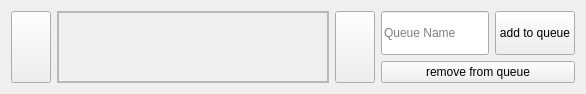
<?xml version="1.0" encoding="UTF-8"?>
<ui version="4.0">
 <class>queue_ui</class>
 <widget class="QWidget" name="queue_ui">
  <property name="geometry">
   <rect>
    <x>0</x>
    <y>0</y>
    <width>586</width>
    <height>90</height>
   </rect>
  </property>
  <property name="sizePolicy">
   <sizepolicy hsizetype="Preferred" vsizetype="Fixed">
    <horstretch>0</horstretch>
    <verstretch>0</verstretch>
   </sizepolicy>
  </property>
  <property name="minimumSize">
   <size>
    <width>477</width>
    <height>0</height>
   </size>
  </property>
  <property name="windowTitle">
   <string>Form</string>
  </property>
  <layout class="QHBoxLayout" name="horizontalLayout">
   <item>
    <widget class="QPushButton" name="left_arrow">
     <property name="sizePolicy">
      <sizepolicy hsizetype="Maximum" vsizetype="Expanding">
       <horstretch>0</horstretch>
       <verstretch>0</verstretch>
      </sizepolicy>
     </property>
     <property name="text">
      <string/>
     </property>
    </widget>
   </item>
   <item>
    <widget class="QFrame" name="frame">
     <property name="frameShape">
      <enum>QFrame::StyledPanel</enum>
     </property>
     <property name="frameShadow">
      <enum>QFrame::Raised</enum>
     </property>
     <layout class="QVBoxLayout" name="verticalLayout">
      <property name="leftMargin">
       <number>0</number>
      </property>
      <property name="topMargin">
       <number>0</number>
      </property>
      <property name="rightMargin">
       <number>0</number>
      </property>
      <property name="bottomMargin">
       <number>0</number>
      </property>
      <item>
       <widget class="QScrollArea" name="queue_scroll_area">
        <property name="sizePolicy">
         <sizepolicy hsizetype="Expanding" vsizetype="Expanding">
          <horstretch>0</horstretch>
          <verstretch>0</verstretch>
         </sizepolicy>
        </property>
        <property name="verticalScrollBarPolicy">
         <enum>Qt::ScrollBarAlwaysOff</enum>
        </property>
        <property name="widgetResizable">
         <bool>true</bool>
        </property>
        <widget class="QWidget" name="queue_scroll_widget">
         <property name="geometry">
          <rect>
           <x>0</x>
           <y>0</y>
           <width>278</width>
           <height>68</height>
          </rect>
         </property>
         <layout class="QHBoxLayout" name="horizontalLayout_2"/>
        </widget>
       </widget>
      </item>
     </layout>
    </widget>
   </item>
   <item>
    <widget class="QPushButton" name="right_arrow">
     <property name="sizePolicy">
      <sizepolicy hsizetype="Maximum" vsizetype="Expanding">
       <horstretch>0</horstretch>
       <verstretch>0</verstretch>
      </sizepolicy>
     </property>
     <property name="text">
      <string/>
     </property>
    </widget>
   </item>
   <item>
    <layout class="QGridLayout" name="gridLayout">
     <item row="1" column="1">
      <widget class="QPushButton" name="add_to_queue_button">
       <property name="sizePolicy">
        <sizepolicy hsizetype="Preferred" vsizetype="Minimum">
         <horstretch>0</horstretch>
         <verstretch>0</verstretch>
        </sizepolicy>
       </property>
       <property name="text">
        <string>add to queue</string>
       </property>
      </widget>
     </item>
     <item row="1" column="0">
      <widget class="LineEditWithHighlight" name="queue_name">
       <property name="sizePolicy">
        <sizepolicy hsizetype="Minimum" vsizetype="Minimum">
         <horstretch>0</horstretch>
         <verstretch>0</verstretch>
        </sizepolicy>
       </property>
       <property name="toolTip">
        <string/>
       </property>
       <property name="placeholderText">
        <string>Queue Name</string>
       </property>
      </widget>
     </item>
     <item row="2" column="0" colspan="2">
      <widget class="QPushButton" name="remove_from_queue_button">
       <property name="sizePolicy">
        <sizepolicy hsizetype="Minimum" vsizetype="Maximum">
         <horstretch>0</horstretch>
         <verstretch>0</verstretch>
        </sizepolicy>
       </property>
       <property name="text">
        <string>remove from queue</string>
       </property>
      </widget>
     </item>
    </layout>
   </item>
  </layout>
 </widget>
 <customwidgets>
  <customwidget>
   <class>LineEditWithHighlight</class>
   <extends>QLineEdit</extends>
   <header>modules.LineEditHighlight.h</header>
  </customwidget>
 </customwidgets>
 <resources/>
 <connections/>
</ui>
